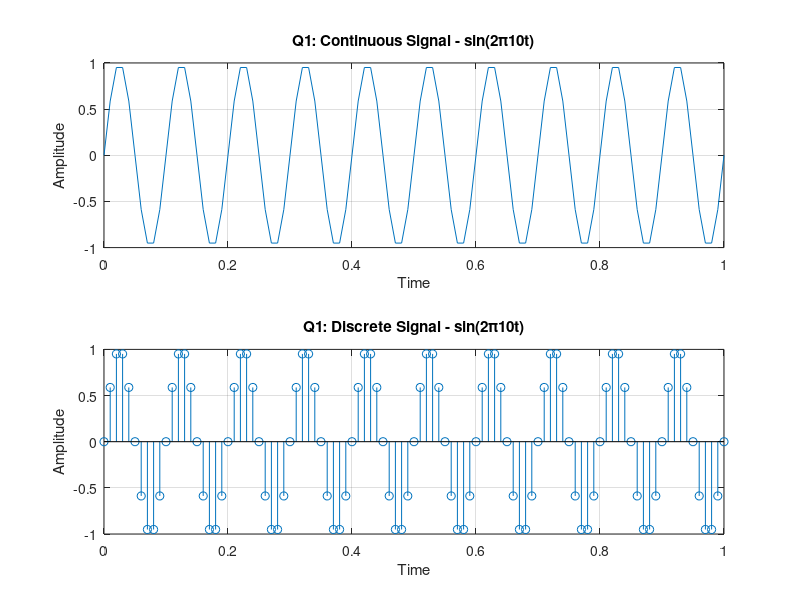
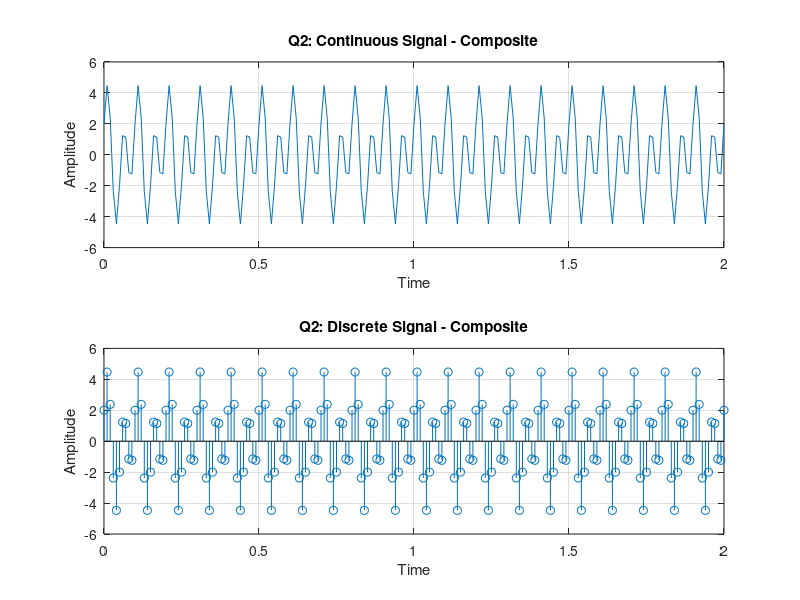
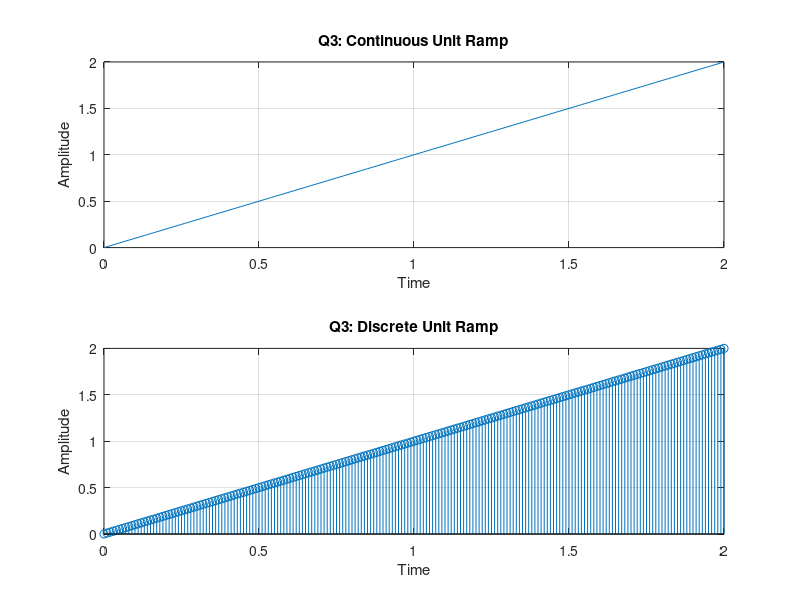
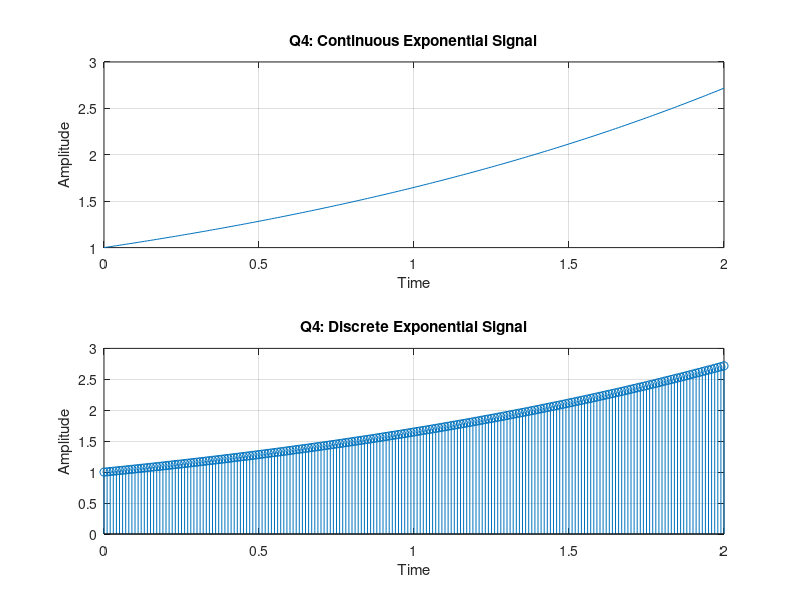

These figures' MATLAB source, in order:
% Practical 03 – Continuous and Discrete Time Signals

clc;
clear all;
close all;

% Q1: y = sin(2πf*t), f = 10Hz, fs = 100Hz
f1 = 10;
fs = 100;
t1 = 0:1/fs:1;

y_cont1 = sin(2*pi*f1*t1);
y_disc1 = sin(2*pi*f1*t1);

figure;
subplot(2,1,1);
plot(t1, y_cont1);
title('Q1: Continuous Signal - sin(2π10t)');
xlabel('Time'); ylabel('Amplitude');
grid on;

subplot(2,1,2);
stem(t1, y_disc1);
title('Q1: Discrete Signal - sin(2π10t)');
xlabel('Time'); ylabel('Amplitude');
grid on;

% Q2: y = 3sin(2πf*t) + 2cos((2πf/2)*t), f = 20Hz, fs = 100Hz
f2 = 20;
t2 = 0:1/fs:2;

y_cont2 = 3*sin(2*pi*f2*t2) + 2*cos(pi*f2*t2); % (f/2 = 10Hz)
y_disc2 = y_cont2;

figure;
subplot(2,1,1);
plot(t2, y_cont2);
title('Q2: Continuous Signal - Composite');
xlabel('Time'); ylabel('Amplitude');
grid on;

subplot(2,1,2);
stem(t2, y_disc2);
title('Q2: Discrete Signal - Composite');
xlabel('Time'); ylabel('Amplitude');
grid on;

% Q3: Unit Ramp
t3 = 0:1/fs:2;
ramp = t3;

figure;
subplot(2,1,1);
plot(t3, ramp);
title('Q3: Continuous Unit Ramp');
xlabel('Time'); ylabel('Amplitude');
grid on;

subplot(2,1,2);
stem(t3, ramp);
title('Q3: Discrete Unit Ramp');
xlabel('Time'); ylabel('Amplitude');
grid on;

% Q4: Exponential Signal
exp_sig = exp(0.5*t3);  % exponential growth

figure;
subplot(2,1,1);
plot(t3, exp_sig);
title('Q4: Continuous Exponential Signal');
xlabel('Time'); ylabel('Amplitude');
grid on;

subplot(2,1,2);
stem(t3, exp_sig);
title('Q4: Discrete Exponential Signal');
xlabel('Time'); ylabel('Amplitude');
grid on;
